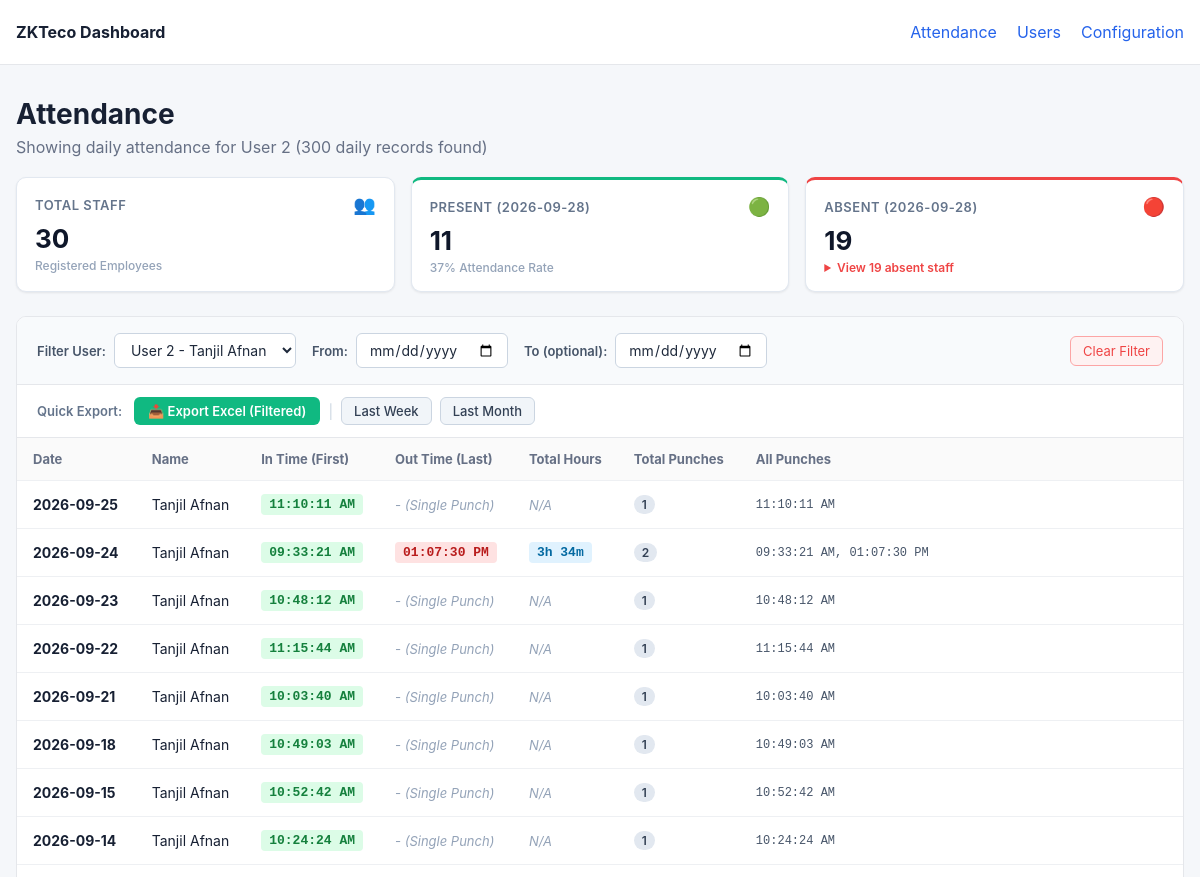
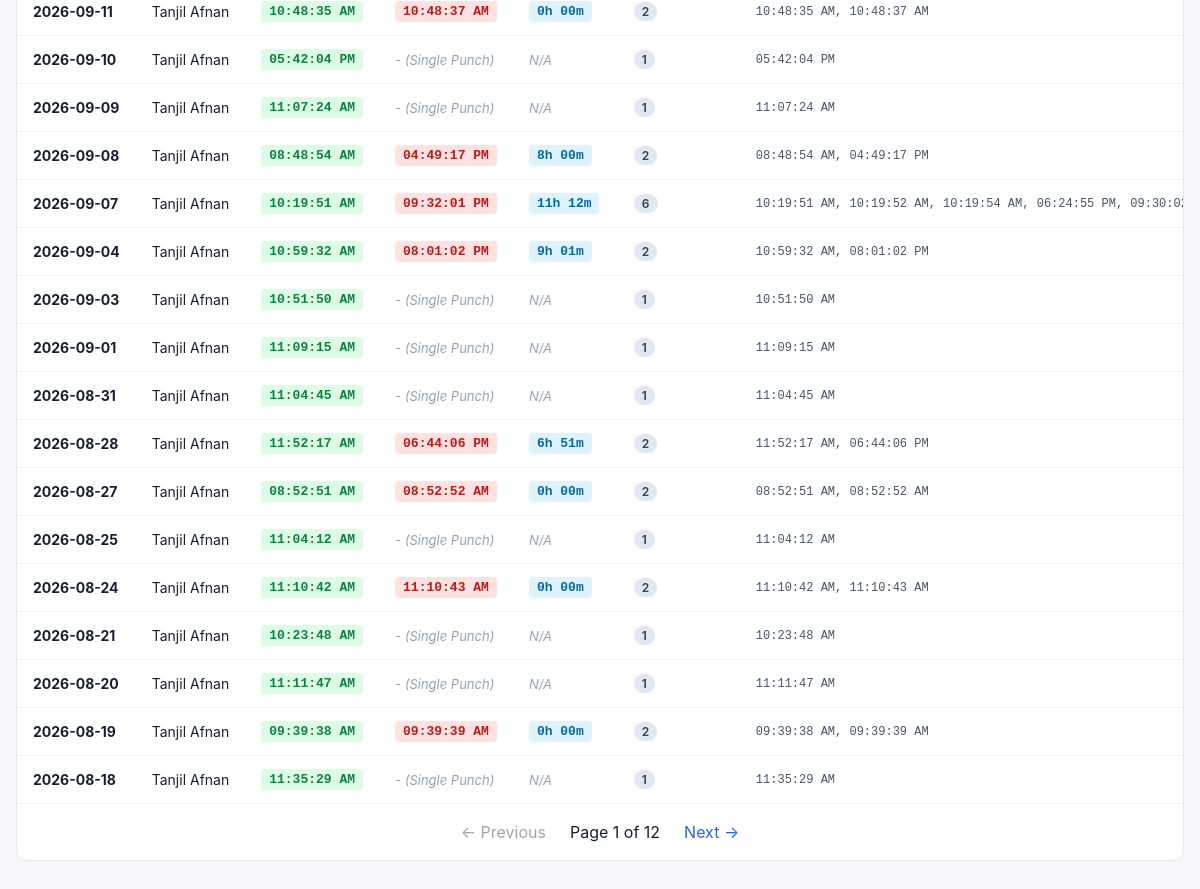
Page /?user_id=2 on the committed database (2 pictures, top to bottom).
### tables this page shows
CREATE TABLE users (
            user_id TEXT PRIMARY KEY,
            name TEXT,
            privilege TEXT,
            created_at TEXT DEFAULT CURRENT_TIMESTAMP,
            updated_at TEXT DEFAULT CURRENT_TIMESTAMP
        );

### dashboard/app.py (the view)
@app.route("/")
def attendance():
    selected_user_id = request.args.get("user_id", "").strip()
    selected_from_date = request.args.get("from_date", "").strip()
    selected_to_date = request.args.get("to_date", "").strip()
    try:
        page = max(1, int(request.args.get("page", 1)))
    except ValueError:
        page = 1
    per_page = 25
    offset = (page - 1) * per_page
    db = get_db()
    all_users = db.execute(
        "SELECT user_id, name FROM users ORDER BY CAST(user_id AS INTEGER), user_id"
    ).fetchall()
    if selected_from_date and selected_to_date and selected_from_date == selected_to_date:
        target_date = selected_from_date
    elif selected_from_date and not selected_to_date:
        target_date = selected_from_date
    else:
        latest_date_row = db.execute("SELECT MAX(DATE(timestamp)) FROM attendance").fetchone()
        target_date = latest_date_row[0] if latest_date_row and latest_date_row[0] else datetime.now().strftime("%Y-%m-%d")
    present_rows = db.execute(
        "SELECT DISTINCT user_id FROM attendance WHERE DATE(timestamp) = ?",
        (target_date,),
    ).fetchall()
    present_uids = set(r[0] for r in present_rows)
    total_staff = len(all_users)
    present_count = len(present_uids)
    absent_count = max(0, total_staff - present_count)
    absent_users = [dict(u) for u in all_users if u["user_id"] not in present_uids]
    analytics = {
        "target_date": target_date,
        "total_staff": total_staff,
        "present_count": present_count,
        "absent_count": absent_count,
        "absent_users": absent_users,
    }
    conditions = []
    params = []
    if selected_user_id:
        conditions.append("a.user_id = ?")
        params.append(selected_user_id)
    if selected_from_date:
        conditions.append("DATE(a.timestamp) >= ?")
        params.append(selected_from_date)
    if selected_to_date:
        conditions.append("DATE(a.timestamp) <= ?")
        params.append(selected_to_date)
    where_clause = f"WHERE {' AND '.join(conditions)}" if conditions else ""
    count_sql = f"SELECT COUNT(*) FROM (SELECT 1 FROM attendance a {where_clause} GROUP BY a.user_id, DATE(a.timestamp))"
    total = db.execute(count_sql, params).fetchone()[0]
    rows_sql = f"""
        SELECT
            DATE(a.timestamp) AS date,
            a.user_id,
            COALESCE(u.name, 'Unknown') AS name,
            MIN(a.timestamp) AS min_ts,
            MAX(a.timestamp) AS max_ts,
            strftime('%I:%M:%S %p', MIN(a.timestamp)) AS in_time,
            strftime('%I:%M:%S %p', MAX(a.timestamp)) AS out_time,
            COUNT(*) AS total_punches,
            GROUP_CONCAT(strftime('%I:%M:%S %p', a.timestamp), ', ') AS all_punches
        FROM attendance a
        LEFT JOIN users u
            ON u.user_id = a.user_id
        {where_clause}
        GROUP BY a.user_id, DATE(a.timestamp)
        ORDER BY date DESC, CAST(a.user_id AS INTEGER), a.user_id
        LIMIT ? OFFSET ?
    """
    raw_rows = db.execute(rows_sql, params + [per_page, offset]).fetchall()
    db.close()
    rows = []
    for r in raw_rows:
        row_dict = dict(r)
        row_dict["total_hours"] = compute_total_hours(r["min_ts"], r["max_ts"], r["total_punches"])
        rows.append(row_dict)
    total_pages = max(1, (total + per_page - 1) // per_page)
    return render_template(
        "attendance.html",
        rows=rows,
        users_list=all_users,
        selected_user_id=selected_user_id,
        selected_from_date=selected_from_date,
        selected_to_date=selected_to_date,
        analytics=analytics,
        page=page,
        per_page=per_page,
        total=total,
        total_pages=total_pages,
    )

### dashboard/app.py (called while the page is built)
def get_db():
    db = sqlite3.connect(DB_FILE)
    db.row_factory = sqlite3.Row
    return db

def compute_total_hours(min_ts, max_ts, total_punches):
    if total_punches > 1 and min_ts and max_ts:
        try:
            t_in = datetime.fromisoformat(min_ts)
            t_out = datetime.fromisoformat(max_ts)
            diff = t_out - t_in
            secs = int(diff.total_seconds())
            if secs > 0:
                h = secs // 3600
                m = (secs % 3600) // 60
                return f"{h}h {m:02d}m"
        except Exception:
            pass
    return "N/A"

### dashboard/templates/attendance.html (shortened to what this page needs)
{% extends "base.html" %}
{% block content %}
<div class="page-header">
    <div>
        <h1>Attendance</h1>
        <p>
            {% if selected_from_date and selected_to_date %}
                Showing attendance {% if selected_user_id %}for User {{ selected_user_id }} {% endif %}from {{ selected_from_date }} to {{ selected_to_date }} ({{ total }} daily records found)
            {% elif selected_from_date %}
                Showing attendance {% if selected_user_id %}for User {{ selected_user_id }} {% endif %}from {{ selected_from_date }} onwards ({{ total }} daily records found)
            {% elif selected_to_date %}
                Showing attendance {% if selected_user_id %}for User {{ selected_user_id }} {% endif %}up to {{ selected_to_date }} ({{ total }} daily records found)
            {% elif selected_user_id %}
                Showing daily attendance for User {{ selected_user_id }} ({{ total }} daily records found)
            {% else %}
                {{ total }} total daily attendance records
            {% endif %}
        </p>
    </div>
</div>
<div class="kpi-grid">
    <div class="kpi-card">
        <div class="kpi-header">
            <span class="kpi-label">Total Staff</span>
            <span class="kpi-icon">👥</span>
        </div>
        <div class="kpi-value">{{ analytics.total_staff }}</div>
        <div class="kpi-sub">Registered Employees</div>
    </div>
    <div class="kpi-card kpi-card-success">
        <div class="kpi-header">
            <span class="kpi-label">Present ({{ analytics.target_date }})</span>
            <span class="kpi-icon">🟢</span>
        </div>
        <div class="kpi-value">{{ analytics.present_count }}</div>
        <div class="kpi-sub">{{ ((analytics.present_count / (analytics.total_staff or 1)) * 100)|round|int }}% Attendance Rate</div>
    </div>
    <div class="kpi-card kpi-card-danger">
        <div class="kpi-header">
            <span class="kpi-label">Absent ({{ analytics.target_date }})</span>
            <span class="kpi-icon">🔴</span>
        </div>
        <div class="kpi-value">{{ analytics.absent_count }}</div>
        <div class="kpi-sub">
            {% if analytics.absent_count > 0 %}
                <details class="absent-details">
                    <summary>View {{ analytics.absent_count }} absent staff</summary>
                </details>
            {% else %}
                All staff present!
            {% endif %}
        </div>
    </div>
</div>
<div class="card">
    <form method="GET" action="{{ url_for('attendance') }}" class="filter-bar">
        <div class="filter-group">
            <label for="user-select">Filter User:</label>
            <select name="user_id" id="user-select" onchange="this.form.submit()">
                {% for u in users_list %}
                    <option value="{{ u.user_id }}" {% if u.user_id == selected_user_id %}selected{% endif %}>
                        User {{ u.user_id }} - {{ u.name }}
                    </option>
                {% endfor %}
            </select>
        </div>
        <div class="filter-group">
            <label for="from-date">From:</label>
            <input type="date" name="from_date" id="from-date" value="{{ selected_from_date }}" onchange="this.form.submit()">
        </div>
        <div class="filter-group">
            <label for="to-date">To (optional):</label>
            <input type="date" name="to_date" id="to-date" value="{{ selected_to_date }}" onchange="this.form.submit()">
        </div>
        {% if selected_user_id or selected_from_date or selected_to_date %}
            <a href="{{ url_for('attendance') }}" class="btn-clear">Clear Filter</a>
        {% endif %}
    </form>
    <div class="export-bar">
        <div class="export-label">Quick Export:</div>
        <div class="export-buttons">
            <a href="{{ url_for('export_excel', user_id=selected_user_id, from_date=selected_from_date, to_date=selected_to_date) }}" class="btn-export">
                📥 Export Excel {% if not selected_user_id and not selected_from_date and not selected_to_date %}(Latest Month){% else %}(Filtered){% endif %}
            </a>
            <span class="divider">|</span>
            <a href="{{ url_for('export_excel', preset='last_week', user_id=selected_user_id) }}" class="btn-preset">Last Week</a>
            <a href="{{ url_for('export_excel', preset='last_month', user_id=selected_user_id) }}" class="btn-preset">Last Month</a>
        </div>
    </div>
    <div class="table-wrap">
        <table>
            <thead>
                <tr>
                    <th>Date</th>
                    <th>Name</th>
                    <th>In Time (First)</th>
                    <th>Out Time (Last)</th>
                    <th>Total Hours</th>
                    <th>Total Punches</th>
                    <th>All Punches</th>
                </tr>
            </thead>
            <tbody>
            {% for row in rows %}
                <tr>
                    <td><strong>{{ row.date }}</strong></td>
                    <td>{{ row.name }}</td>
                    <td>
                        <span class="time-tag in-time">{{ row.in_time }}</span>
                    </td>
                    <td>
                        {% if row.total_punches > 1 %}
                            <span class="time-tag out-time">{{ row.out_time }}</span>
                        {% else %}
                            <span class="single-punch">- (Single Punch)</span>
                        {% endif %}
                    </td>
                    <td>
                        <span class="{% if row.total_hours != 'N/A' %}hours-tag{% else %}single-punch{% endif %}">
                            {{ row.total_hours }}
                        </span>
                    </td>
                    <td><span class="badge">{{ row.total_punches }}</span></td>
                    <td class="punch-list">{{ row.all_punches }}</td>
                </tr>
            {% else %}
                <tr>
                    <td colspan="7" class="empty">No attendance records found.</td>
                </tr>
            {% endfor %}
            </tbody>
        </table>
    </div>
    {% include "_pagination.html" %}
</div>
{% endblock %}

### dashboard/static/style.css (style rules this page uses)
* { box-sizing: border-box; }
body { margin: 0; background: #f5f7fa; color: #172033; font-family: -apple-system, BlinkMacSystemFont, "Segoe UI", sans-serif; }
.page-header { margin-bottom: 20px; }
h1 { margin: 0 0 6px; font-size: 28px; }
p { margin: 0; color: #667085; }
.card { background: white; border: 1px solid #e5e7eb; border-radius: 10px; overflow: hidden; }
.table-wrap { overflow-x: auto; }
table { width: 100%; border-collapse: collapse; }
th, td { padding: 13px 16px; text-align: left; border-bottom: 1px solid #eef0f3; white-space: nowrap; }
th { background: #fafafa; font-size: 13px; color: #667085; }
td { font-size: 14px; }
.filter-bar { padding: 16px 20px; background: #f8fafc; border-bottom: 1px solid #e5e7eb; display: flex; align-items: center; flex-wrap: wrap; gap: 16px; }
.filter-group { display: flex; align-items: center; gap: 8px; }
.filter-group label { font-size: 13px; font-weight: 600; color: #475569; }
.filter-group select, .filter-group input[type="date"] { padding: 7px 12px; border: 1px solid #cbd5e1; border-radius: 6px; background-color: #ffffff; font-size: 14px; font-family: inherit; color: #1e293b; outline: none; cursor: pointer; transition: border-color 0.15s ease; }
.btn-clear { margin-left: auto; font-size: 13px; color: #ef4444; text-decoration: none; padding: 6px 12px; border-radius: 6px; border: 1px solid #fca5a5; background: #fef2f2; transition: all 0.15s ease; }
.time-tag { display: inline-block; padding: 3px 8px; border-radius: 4px; font-size: 13px; font-family: ui-monospace, SFMono-Regular, Menlo, Monaco, Consolas, monospace; font-weight: 600; }
.time-tag.in-time { background: #dcfce7; color: #15803d; }
.time-tag.out-time { background: #fee2e2; color: #b91c1c; }
.hours-tag { display: inline-block; padding: 3px 8px; border-radius: 4px; font-size: 13px; font-family: ui-monospace, SFMono-Regular, Menlo, Monaco, Consolas, monospace; font-weight: 600; background: #e0f2fe; color: #0369a1; }
.single-punch { font-size: 13px; color: #94a3b8; font-style: italic; }
.badge { display: inline-block; padding: 2px 8px; border-radius: 12px; font-size: 12px; font-weight: 600; background: #e2e8f0; color: #334155; }
.punch-list { font-family: ui-monospace, SFMono-Regular, Menlo, Monaco, Consolas, monospace; font-size: 12px; color: #475569; }
.export-bar { padding: 12px 20px; background: #ffffff; border-bottom: 1px solid #e5e7eb; display: flex; align-items: center; gap: 12px; flex-wrap: wrap; }
.export-label { font-size: 13px; font-weight: 600; color: #64748b; }
.export-buttons { display: flex; align-items: center; gap: 8px; flex-wrap: wrap; }
.btn-export { display: inline-flex; align-items: center; gap: 6px; padding: 6px 14px; background-color: #10b981; color: #ffffff; font-size: 13px; font-weight: 600; border-radius: 6px; text-decoration: none; transition: background-color 0.15s ease; }
.btn-preset { display: inline-flex; align-items: center; padding: 5px 12px; background-color: #f1f5f9; color: #334155; font-size: 13px; font-weight: 500; border-radius: 6px; border: 1px solid #cbd5e1; text-decoration: none; transition: all 0.15s ease; }
.divider { color: #cbd5e1; font-size: 14px; }
.kpi-grid { display: grid; grid-template-columns: repeat(auto-fit, minmax(200px, 1fr)); gap: 16px; margin-bottom: 24px; }
.kpi-card { background: #ffffff; border-radius: 10px; padding: 16px 18px; box-shadow: 0 1px 3px rgba(0, 0, 0, 0.05), 0 1px 2px rgba(0, 0, 0, 0.03); border: 1px solid #e2e8f0; position: relative; overflow: hidden; transition: transform 0.15s ease, box-shadow 0.15s ease; }
.kpi-header { display: flex; justify-content: space-between; align-items: center; margin-bottom: 8px; }
.kpi-label { font-size: 13px; font-weight: 600; color: #64748b; text-transform: uppercase; letter-spacing: 0.5px; }
.kpi-icon { font-size: 18px; }
.kpi-value { font-size: 26px; font-weight: 700; color: #0f172a; line-height: 1.2; margin-bottom: 4px; }
.kpi-sub { font-size: 12px; color: #94a3b8; font-weight: 500; }
.kpi-card-success { border-top: 3px solid #10b981; }
.kpi-card-danger { border-top: 3px solid #ef4444; }
.absent-details summary { font-size: 12px; color: #ef4444; cursor: pointer; font-weight: 600; user-select: none; outline: none; }

### rows in the picture
users: date "2026-09-24", name "Tanjil Afnan", in_time "09:33:21 AM", out_time "01:07:30 PM", total_hours "3h 34m", total_punches "2", all_punches "09:33:21 AM, 01:07:30 PM", date "2026-09-11", in_time "10:48:35 AM", out_time "10:48:37 AM", total_hours "0h 00m", all_punches "10:48:35 AM, 10:48:37 AM", date "2026-09-08", in_time "08:48:54 AM", out_time "04:49:17 PM", total_hours "8h 00m", all_punches "08:48:54 AM, 04:49:17 PM", date "2026-09-04", in_time "10:59:32 AM", out_time "08:01:02 PM", total_hours "9h 01m", all_punches "10:59:32 AM, 08:01:02 PM", date "2026-08-28", in_time "11:52:17 AM", out_time "06:44:06 PM", total_hours "6h 51m", all_punches "11:52:17 AM, 06:44:06 PM", date "2026-08-27", in_time "08:52:51 AM", out_time "08:52:52 AM", all_punches "08:52:51 AM, 08:52:52 AM", date "2026-08-24", in_time "11:10:42 AM", out_time "11:10:43 AM", all_punches "11:10:42 AM, 11:10:43 AM", date "2026-08-19", in_time "09:39:38 AM", out_time "09:39:39 AM", all_punches "09:39:38 AM, 09:39:39 AM"

### other values in the picture
{{ selected_user_id }} "2"
{{ total }} "300"
{{ analytics.total_staff }} "30"
{{ analytics.target_date }} "2026-09-28"
{{ analytics.present_count }} "11"
{{ analytics.absent_count }} "19"
{{ row.date }} "2026-09-25" "2026-09-23" "2026-09-22" "2026-09-21" "2026-09-18" "2026-09-15" "2026-09-14" "2026-09-10" "2026-09-09" "2026-09-07" "2026-09-03" "2026-09-01" "2026-08-31" "2026-08-25" "2026-08-21" "2026-08-20" "2026-08-18"
{{ row.name }} "Tanjil Afnan" "Tanjil Afnan" "Tanjil Afnan" "Tanjil Afnan" "Tanjil Afnan" "Tanjil Afnan" "Tanjil Afnan" "Tanjil Afnan" "Tanjil Afnan" "Tanjil Afnan" "Tanjil Afnan" "Tanjil Afnan" "Tanjil Afnan" "Tanjil Afnan" "Tanjil Afnan" "Tanjil Afnan" "Tanjil Afnan"
{{ row.in_time }} "11:10:11 AM" "10:48:12 AM" "11:15:44 AM" "10:03:40 AM" "10:49:03 AM" "10:52:42 AM" "10:24:24 AM" "05:42:04 PM" "11:07:24 AM" "10:19:51 AM" "10:51:50 AM" "11:09:15 AM" "11:04:45 AM" "11:04:12 AM" "10:23:48 AM" "11:11:47 AM" "11:35:29 AM"
{{ row.total_hours }} "N/A" "N/A" "N/A" "N/A" "N/A" "N/A" "N/A" "N/A" "N/A" "11h 12m" "N/A" "N/A" "N/A" "N/A" "N/A" "N/A" "N/A"
{{ row.total_punches }} "1" "1" "1" "1" "1" "1" "1" "1" "1" "6" "1" "1" "1" "1" "1" "1" "1"
{{ row.all_punches }} "11:10:11 AM" "10:48:12 AM" "11:15:44 AM" "10:03:40 AM" "10:49:03 AM" "10:52:42 AM" "10:24:24 AM" "05:42:04 PM" "11:07:24 AM" "10:19:51 AM, 10:19:52 AM, 10:19:54 AM, 06:24:55 PM,…" "10:51:50 AM" "11:09:15 AM" "11:04:45 AM" "11:04:12 AM" "10:23:48 AM" "11:11:47 AM" "11:35:29 AM"
{{ row.out_time }} "09:32:01 PM"
{{ page }} "1"
{{ total_pages }} "12"
